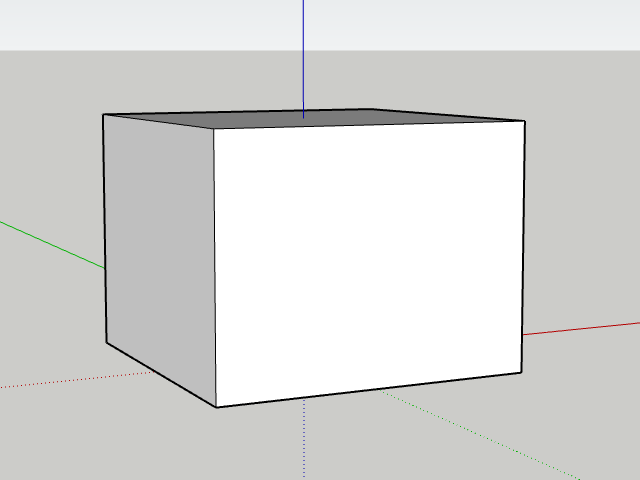
#> input picture OpenCV/Examples/boxCam1.png, 640 x 480 px
$ python computeMask.py
#> lines starting #> are read from the running program, lines starting #| are printed output that depends on the picture; after the words box and inside, x2 and y2 are one past the last pixel; in counts of white or black regions, pixels touching at a corner belong together
import cv2 as cv
import numpy as np
import os

# Configurables

F = 750
Cx = 320
Cy = 240

K = np.array([
    [F, 0, Cx],
    [0, F, Cy],
    [0, 0, 1]
], dtype=np.float64)

#Import Photos

script_dir = os.path.dirname(os.path.abspath(__file__))

img_path = os.path.join(script_dir, "boxCam1.png")
img1 = cv.imread(img_path)
#> img1 is the input picture: shape (480, 640, 3); mean B, G, R 215, 216.5, 216.2

img_path = os.path.join(script_dir, "boxCam2.png")
img2 = cv.imread(img_path)
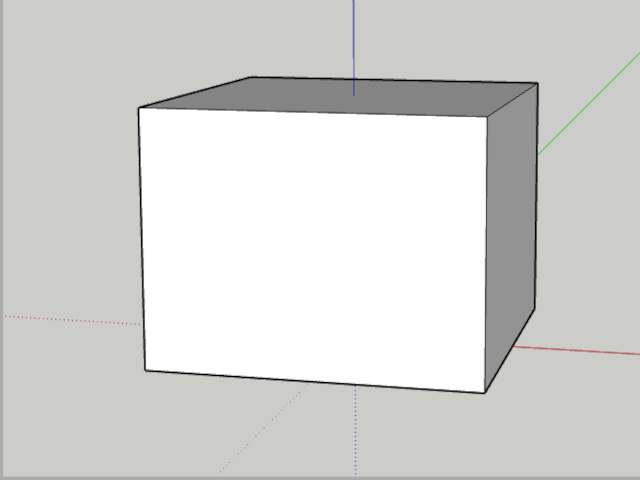
#> input picture OpenCV/Examples/boxCam2.png, 640 x 480 px
#> img2 is the input picture: shape (480, 640, 3); mean B, G, R 210.3, 212.2, 212.2

# Feature Detection

orb = cv.ORB_create(nfeatures = 500)

keyPoints1, descriptor1 = orb.detectAndCompute(img1, None)
#> keyPoints1 = 467 keypoints; strongest (x, y, size): (522, 123, 31), (519, 370, 31), (521, 124, 37.2), (517, 370, 37.2)
keyPoints2, descriptor2 = orb.detectAndCompute(img2, None)
#> keyPoints2 = 407 keypoints; strongest (x, y, size): (140, 109, 31), (138, 109, 31), (139, 107, 31), (141, 109, 44.6)

bf = cv.BFMatcher(cv.NORM_HAMMING, crossCheck=True)
matches = bf.match(descriptor1, descriptor2)
#> matches = 92 matches
matches = sorted(matches, key=lambda x: x.distance)

cam1Pts = np.float64([keyPoints1[m.queryIdx].pt for m in matches])
#> cam1Pts = 92 pairs, first value 40.8 to 573.7, second value 104.5 to 440.4
cam2Pts = np.float64([keyPoints2[m.trainIdx].pt for m in matches])
#> cam2Pts = 92 pairs, first value 34 to 535, second value 56.4 to 448

# Calculate Essential MAtrix

E, mask = cv.findEssentialMat(cam1Pts, cam2Pts, K,
                              method=cv.RANSAC, prob=0.99, threshold=1.0)
#> E = [[0.638, -0.222, 0.208], [0.22, 0.597, -0.0475], [0.113, 0.282, -0.0201]]; mask = 92 values, max 1 at index 14, min 0 at index 0, mean 0.174

inliers, R, t, mask = cv.recoverPose(E, cam1Pts, cam2Pts, K)
#> inliers = 71; R = [[-0.347, -0.936, 0.0622], [0.925, -0.352, -0.145], [0.158, 0.00732, 0.987]]; t = [0.0111, 0.431, -0.902]; mask = 92 values, max 255 at index 0, min 0 at index 3, mean 196.8

# Remove Outlier Points
mask = mask.ravel().astype(bool)

cam1Pts_in = cam1Pts[mask]
#> cam1Pts_in = 71 pairs, first value 100.2 to 573.7, second value 107.8 to 440.4
cam2Pts_in = cam2Pts[mask]
#> cam2Pts_in = 71 pairs, first value 34 to 535, second value 79.2 to 444

# Build Projection MAtrixes

cam1 = np.hstack((np.eye(3), np.zeros((3,1))))
cam2 = np.hstack((R, t))
#> cam2 = [[-0.347, -0.936, 0.0622, 0.0111], [0.925, -0.352, -0.145, 0.431], [0.158, 0.00732, 0.987, -0.902]]

cam1 = K @ cam1
cam2 = K @ cam2
#> cam2 = [[-209.6, -699.6, 362.7, -280.4], [731.3, -262.3, 128.3, 106.6], [0.158, 0.00732, 0.987, -0.902]]

# Triangulate Points

reshapedCam1 = cam1Pts_in.T
reshapedCam2 = cam2Pts_in.T

points4d = cv.triangulatePoints(cam1, cam2, reshapedCam1, reshapedCam2)

triangulatedPts = points4d[:3] / points4d[3]
triangulatedPts = triangulatedPts.T
#> triangulatedPts = 71 rows, first 8: [-0.087, 0.228, 1.2], [-0.0857, 0.225, 1.21], [0.291, 0.56, 2.28], [0.62, 0.766, 3.32], [1.94, 1.3, 6.08], [-0.12, 0.266, 1.75], [0.306, 0.333, 2.01], [0.358, 0.353, 2.2]

# Create Depth Threshold

Z = triangulatedPts[:,2]
#> Z = 71 values, max 12.8 at index 62, min 0.964 at index 43, mean 2.38

box = Z < np.median(Z)

projected, _ = cv.projectPoints(triangulatedPts, np.zeros(3), np.zeros(3), K, None)
#> projected = 71 rows, first 8: [265.6, 382.6], [267, 379.4], [415.8, 424.5], [460.3, 413.2], [558.7, 399.9], [268.7, 354], [434.2, 364.2], [442, 360.3]
projected = projected.reshape(-1, 2).astype(int)
#> projected = 71 pairs, first value 118 to 558, second value 84 to 433

# Draw MAsk

for i, pt in enumerate(projected):
    if box[i]:
        cv.circle(img1, tuple(pt), 3, (0,255,0), -1)
#> this loop made 71 passes
#> pt on passes 1 to 12: [265, 382], [266, 379], [415, 424], [460, 413], [558, 399], [268, 353], [434, 364], [442, 360], [460, 412], [178, 384], [340, 375], [474, 433]
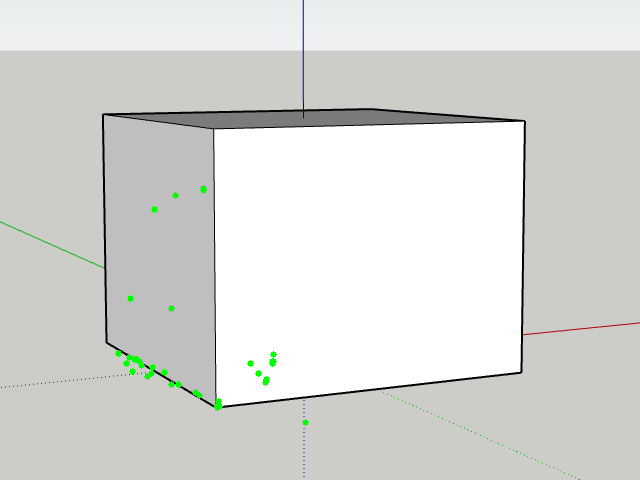
#> img1: shape (480, 640, 3); 0.28% of pixels changed, all inside (x1, y1, x2, y2) = (115, 185, 309, 426)

cv.imshow("img1", img1)
